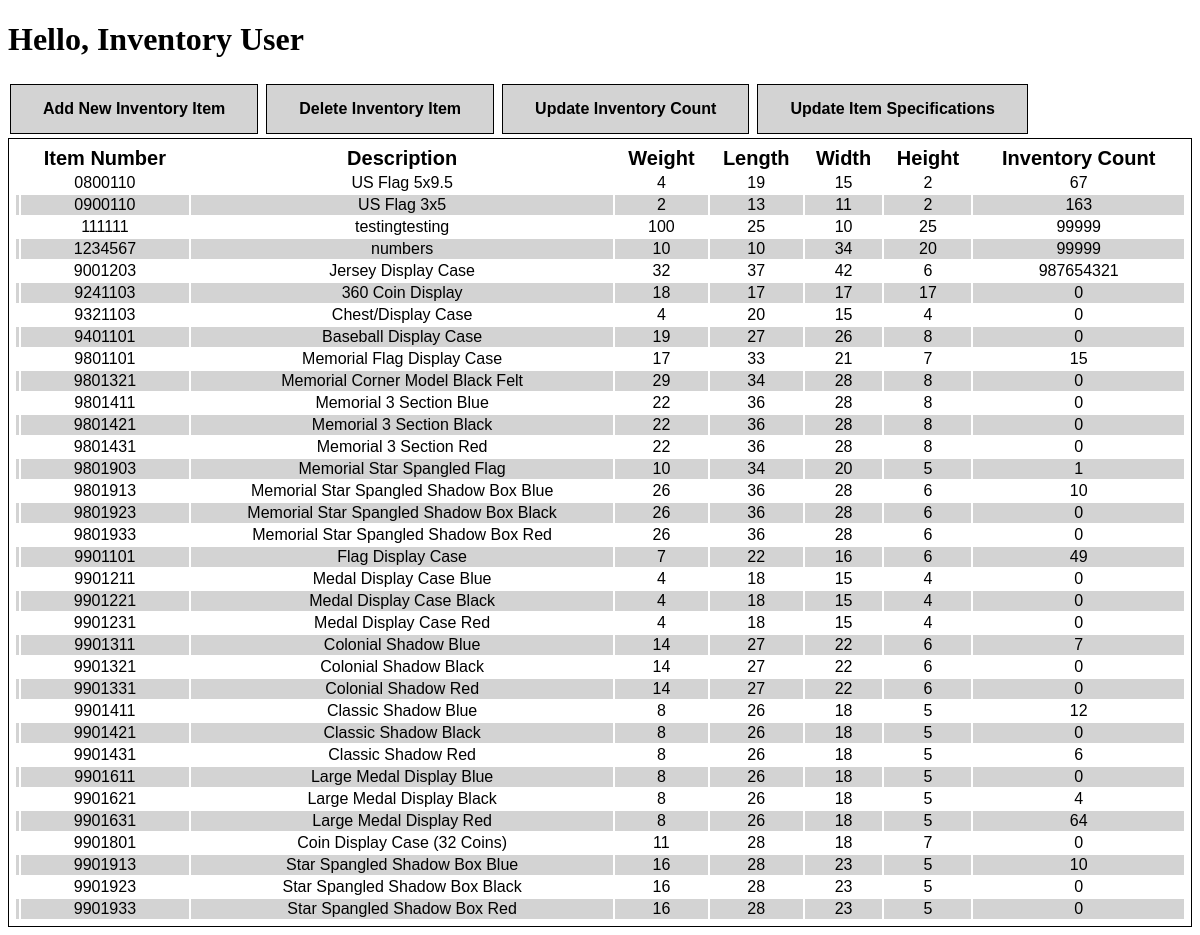
The page / on the database its author committed.
### tables this page shows
CREATE TABLE "Web_Inventory" (
	"ItemNum"	TEXT,
	"Description"	TEXT,
	"Weight"	INTEGER,
	"PkgL"	INTEGER,
	"PkgW"	INTEGER,
	"PkgH"	INTEGER,
	"InventoryCount"	INTEGER
);

### Inventory.py (the view)
@app.route("/", methods=['POST', 'GET'])
def main():
    with sqlite3.connect('Inventory.db') as con:
        cur = con.cursor()
        cur.execute('Select * FROM WEB_INVENTORY ORDER BY ItemNum')
        data = cur.fetchall()
        return render_template('index.html', data=data)

### templates/index.html (shortened to what this page needs)
<!DOCTYPE html>
<html lang="en">
<head>
</head>
{% block body %}
<div>
    <h1>Hello, Inventory User</h1>
    <a class="button" type="button" href="{{ url_for('add_inventory') }}">Add New Inventory Item</a>
    <a class="button" type="button" href="{{ url_for('delete_inventory') }}">Delete Inventory Item</a>
    <a class="button" type="button" href="{{ url_for('update_inventory') }}">Update Inventory Count</a>
    <a class="button" type="button" href="{{ url_for('update_specifications') }}">Update Item Specifications</a>
    <table id="inventory_table">
        <thead>
            <tr>
                <th></th>
                <th>Item Number</th>
                <th>Description</th>
                <th>Weight</th>
                <th>Length</th>
                <th>Width</th>
                <th>Height</th>
                <th>Inventory Count</th>
            </tr>
        </thead>
        <tbody>
        {% for item in data %}
        <tr>
            <td> {{ index }}</td>
            <td> {{ item[0] }}</td>
            <td> {{ item[1] }}</td>
            <td> {{ item[2] }}</td>
            <td> {{ item[3] }}</td>
            <td> {{ item[4] }}</td>
            <td> {{ item[5] }}</td>
            <td> {{ item[6] }}</td>
        </tr>
        {% endfor %}
        </tbody>
    </table>
</div>
{% endblock %}
</html>

### templates/index.html (style rules this page uses)
#inventory_table { border: 1px solid black; padding: 5px; width: 100%; }
th { font-size:20px; font-family: Arial, Verdana; }
tr:nth-child(even) { background-color: lightgrey; }
tr { text-align: center; font-family: Arial, Verdana; }
.button { border: solid black 1px; color: black; background-color: lightgrey; padding: 15px 32px; text-align: center; text-decoration: none; display: inline-block; font-family: Arial, Verdana; font-size: 16px; font-weight: bold; margin: 4px 2px; cursor: pointer; }

### rows shown on the page
Web_Inventory: ItemNum "0800110", Description "US Flag 5x9.5", Weight "4", PkgL "19", PkgW "15", PkgH "2", InventoryCount "67"
Web_Inventory: ItemNum "0900110", Description "US Flag 3x5", Weight "2", PkgL "13", PkgW "11", PkgH "2", InventoryCount "163"
Web_Inventory: ItemNum "111111", Description "testingtesting", Weight "100", PkgL "25", PkgW "10", PkgH "25", InventoryCount "99999"
Web_Inventory: ItemNum "1234567", Description "numbers", Weight "10", PkgL "10", PkgW "34", PkgH "20", InventoryCount "99999"
Web_Inventory: ItemNum "9001203", Description "Jersey Display Case", Weight "32", PkgL "37", PkgW "42", PkgH "6", InventoryCount "987654321"
Web_Inventory: ItemNum "9241103", Description "360 Coin Display", Weight "18", PkgL "17", PkgW "17", PkgH "17", InventoryCount "0"
Web_Inventory: ItemNum "9321103", Description "Chest/Display Case", Weight "4", PkgL "20", PkgW "15", PkgH "4", InventoryCount "0"
Web_Inventory: ItemNum "9401101", Description "Baseball Display Case", Weight "19", PkgL "27", PkgW "26", PkgH "8", InventoryCount "0"
Web_Inventory: ItemNum "9801101", Description "Memorial Flag Display Case", Weight "17", PkgL "33", PkgW "21", PkgH "7", InventoryCount "15"
Web_Inventory: ItemNum "9801321", Description "Memorial Corner Model Black Felt", Weight "29", PkgL "34", PkgW "28", PkgH "8", InventoryCount "0"
Web_Inventory: ItemNum "9801411", Description "Memorial 3 Section Blue", Weight "22", PkgL "36", PkgW "28", PkgH "8", InventoryCount "0"
Web_Inventory: ItemNum "9801421", Description "Memorial 3 Section Black", Weight "22", PkgL "36", PkgW "28", PkgH "8", InventoryCount "0"
Web_Inventory: ItemNum "9801431", Description "Memorial 3 Section Red", Weight "22", PkgL "36", PkgW "28", PkgH "8", InventoryCount "0"
Web_Inventory: ItemNum "9801903", Description "Memorial Star Spangled Flag", Weight "10", PkgL "34", PkgW "20", PkgH "5", InventoryCount "1"
Web_Inventory: ItemNum "9801913", Description "Memorial Star Spangled Shadow Box Blue", Weight "26", PkgL "36", PkgW "28", PkgH "6", InventoryCount "10"
Web_Inventory: ItemNum "9801923", Description "Memorial Star Spangled Shadow Box Black", Weight "26", PkgL "36", PkgW "28", PkgH "6", InventoryCount "0"
Web_Inventory: ItemNum "9801933", Description "Memorial Star Spangled Shadow Box Red", Weight "26", PkgL "36", PkgW "28", PkgH "6", InventoryCount "0"
Web_Inventory: ItemNum "9901101", Description "Flag Display Case", Weight "7", PkgL "22", PkgW "16", PkgH "6", InventoryCount "49"
Web_Inventory: ItemNum "9901211", Description "Medal Display Case Blue", Weight "4", PkgL "18", PkgW "15", PkgH "4", InventoryCount "0"
Web_Inventory: ItemNum "9901221", Description "Medal Display Case Black", Weight "4", PkgL "18", PkgW "15", PkgH "4", InventoryCount "0"
Web_Inventory: ItemNum "9901231", Description "Medal Display Case Red", Weight "4", PkgL "18", PkgW "15", PkgH "4", InventoryCount "0"
Web_Inventory: ItemNum "9901311", Description "Colonial Shadow Blue", Weight "14", PkgL "27", PkgW "22", PkgH "6", InventoryCount "7"
Web_Inventory: ItemNum "9901321", Description "Colonial Shadow Black", Weight "14", PkgL "27", PkgW "22", PkgH "6", InventoryCount "0"
Web_Inventory: ItemNum "9901331", Description "Colonial Shadow Red", Weight "14", PkgL "27", PkgW "22", PkgH "6", InventoryCount "0"
Web_Inventory: ItemNum "9901411", Description "Classic Shadow Blue", Weight "8", PkgL "26", PkgW "18", PkgH "5", InventoryCount "12"
Web_Inventory: ItemNum "9901421", Description "Classic Shadow Black", Weight "8", PkgL "26", PkgW "18", PkgH "5", InventoryCount "0"
Web_Inventory: ItemNum "9901431", Description "Classic Shadow Red", Weight "8", PkgL "26", PkgW "18", PkgH "5", InventoryCount "6"
Web_Inventory: ItemNum "9901611", Description "Large Medal Display Blue", Weight "8", PkgL "26", PkgW "18", PkgH "5", InventoryCount "0"
Web_Inventory: ItemNum "9901621", Description "Large Medal Display Black", Weight "8", PkgL "26", PkgW "18", PkgH "5", InventoryCount "4"
Web_Inventory: ItemNum "9901631", Description "Large Medal Display Red", Weight "8", PkgL "26", PkgW "18", PkgH "5", InventoryCount "64"
Web_Inventory: ItemNum "9901801", Description "Coin Display Case (32 Coins)", Weight "11", PkgL "28", PkgW "18", PkgH "7", InventoryCount "0"
Web_Inventory: ItemNum "9901913", Description "Star Spangled Shadow Box Blue", Weight "16", PkgL "28", PkgW "23", PkgH "5", InventoryCount "10"
Web_Inventory: ItemNum "9901923", Description "Star Spangled Shadow Box Black", Weight "16", PkgL "28", PkgW "23", PkgH "5", InventoryCount "0"
Web_Inventory: ItemNum "9901933", Description "Star Spangled Shadow Box Red", Weight "16", PkgL "28", PkgW "23", PkgH "5", InventoryCount "0"
